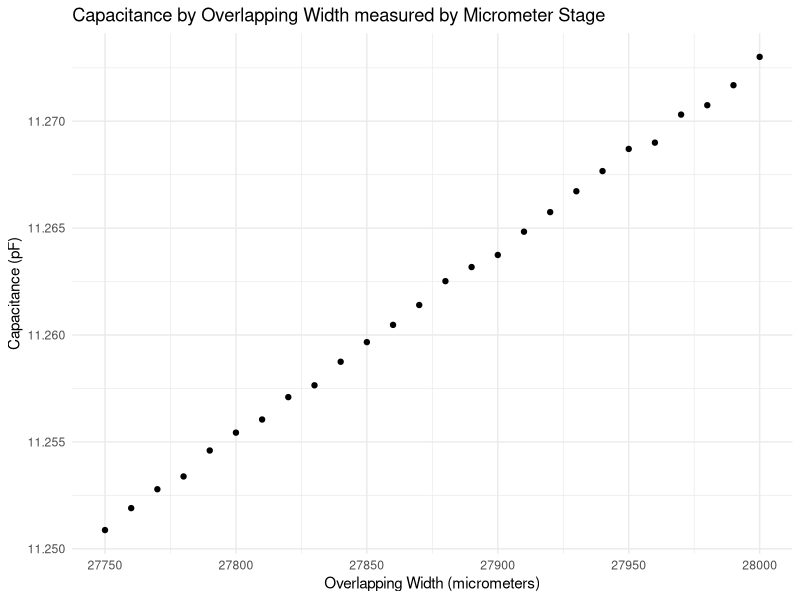
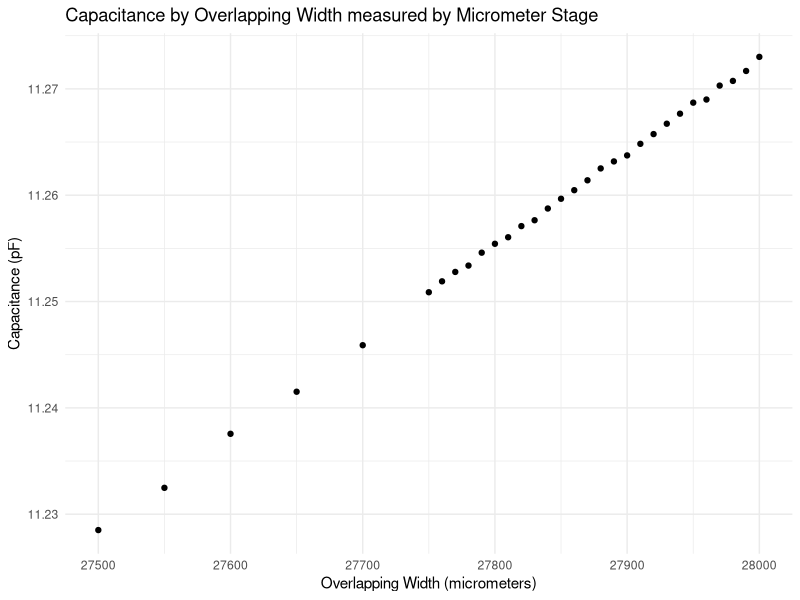
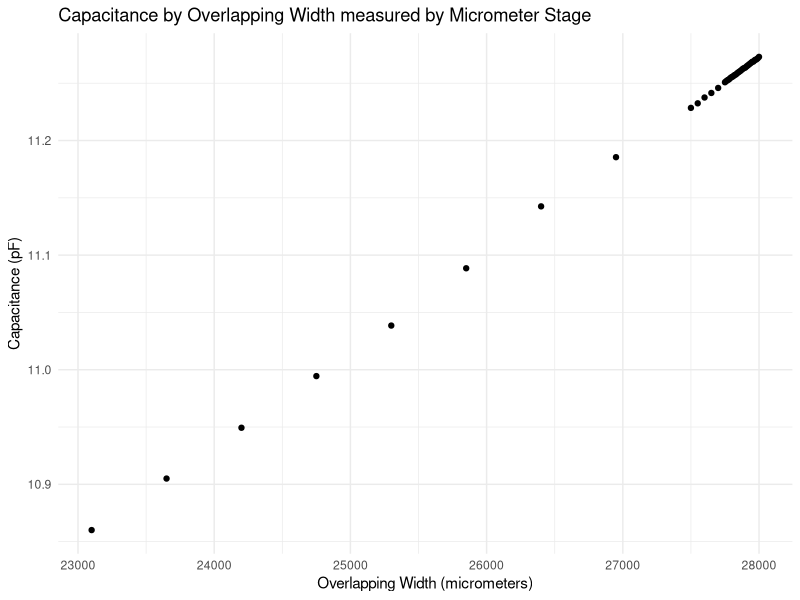

Here is the R script that generated these plots, in order:
library(tidyverse)
library(ggthemes)

setwd("~/hoffman/capacitance")

micrometer_stage_area1 <- read_csv("area1.csv", col_names = c("separation", "capacitance"))
micrometer_stage_area2 <- read_csv("area2.csv", col_names = c("separation", "capacitance"))
micrometer_stage_area3 <- read_csv("area3.csv", col_names = c("separation", "capacitance"))

micrometer_stage_area1 %>% 
  mutate(distance = separation) %>% 
  group_by(distance) %>%
  summarize(avg_cap = mean(capacitance), count = n()) %>%
  filter(count>1) %>% 
  ungroup() %>%
  mutate(distance = distance - 2800+28000) %>% 
  ggplot(aes(distance, avg_cap/10^6))+
  geom_point()+
  labs(title = "Capacitance by Overlapping Width measured by Micrometer Stage",
       #subtitle = "Offset D128, Overlapping Area 5e-4 m^2",
       x = "Overlapping Width (micrometers)",
       y = "Capacitance (pF)")+
  # geom_point(aes(x= distance,
  #               y= 8.85*5*10^(-4)/(distance/(10^6))+8.7092,
  #               color = "red"), show.legend = FALSE)+
  theme_minimal()

micrometer_stage_area2 %>% 
  mutate(distance = separation) %>% 
  group_by(distance) %>%
  summarize(avg_cap = mean(capacitance), count = n()) %>%
  filter(count>1) %>% 
  ungroup() %>%
  mutate(distance = distance - 2800+28000) %>% 
  ggplot(aes(distance, avg_cap/10^6))+
  geom_point()+
  labs(title = "Capacitance by Overlapping Width measured by Micrometer Stage",
       #subtitle = "Offset D128, Overlapping Area 5e-4 m^2",
       x = "Overlapping Width (micrometers)",
       y = "Capacitance (pF)")+
  # geom_point(aes(x= distance,
  #               y= 8.85*5*10^(-4)/(distance/(10^6))+8.7092,
  #               color = "red"), show.legend = FALSE)+
  theme_minimal()


micrometer_stage_area3 %>% 
  mutate(distance = separation) %>% 
  group_by(distance) %>%
  summarize(avg_cap = mean(capacitance), count = n()) %>%
  mutate(error = (distance<2300)) %>% 
  mutate(distance = distance-error*(2300-distance)/50*500) %>% 
  mutate(distance = distance - 2800+28000) %>% 
  filter(count>1) %>% 
  ungroup() %>%
  ggplot(aes(distance, avg_cap/10^6))+
  geom_point()+
  labs(title = "Capacitance by Overlapping Width measured by Micrometer Stage",
       #subtitle = "Offset D128, Overlapping Area 5e-4 m^2",
       x = "Overlapping Width (micrometers)",
       y = "Capacitance (pF)")+
  # geom_point(aes(x= distance,
  #               y= 8.85*5*10^(-4)/(distance/(10^6))+8.7092,
  #               color = "red"), show.legend = FALSE)+
  theme_minimal()

  